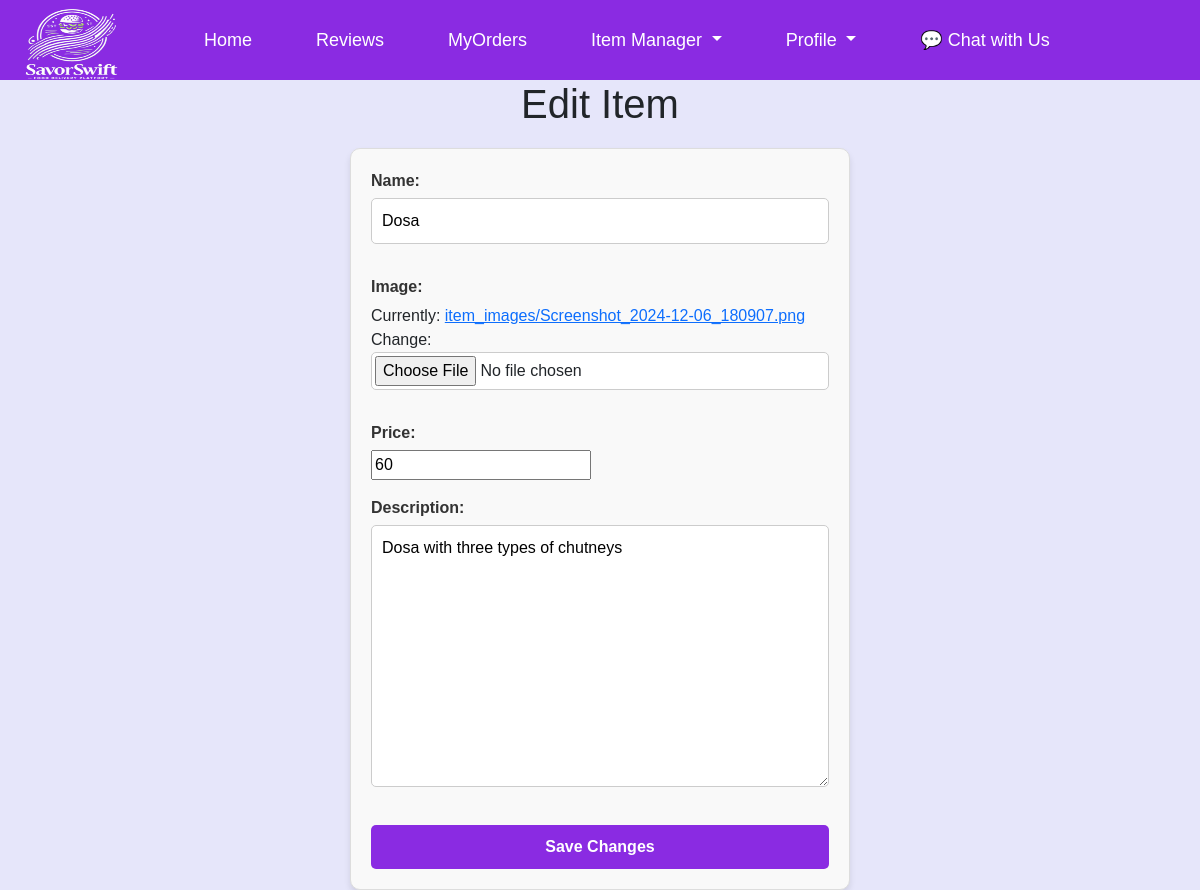
The app's page /restaurantapp/edit/1/ with its own data.
### restaurantapp/models.py (models this page shows, shortened)
class Item(models.Model):
    name = models.CharField(max_length=255)
    image = models.ImageField(upload_to='item_images/')
    price=models.BigIntegerField(default=0)
    description = models.TextField()
    restaurant_user = models.ForeignKey(User, on_delete=models.CASCADE)

### restaurantapp/views.py (the view)
# urls.py: path('edit/<int:item_id>/', views.edit_item, name='edit_item'),
def edit_item(request, item_id):
    item = get_object_or_404(Item, id=item_id)
    if request.method == 'POST':
        form = ItemForm(request.POST, request.FILES, instance=item)
        if form.is_valid():
            form.save()
            return redirect(reverse('restaurantapp:item_list'))
    else:
        form = ItemForm(instance=item)
    return render(request, 'restaurantapp/edit_item.html', {'form': form, 'item': item})

### restaurantapp/forms.py
class ItemForm(forms.ModelForm):
    class Meta:
        model = Item
        fields = ['name', 'image', 'price', 'description']

### templates/restaurantapp/edit_item.html (shortened to what this page needs)
{% extends 'NavBar/restaurantnavbar.html' %}
{% load static %}
    {% block body %}
</head>
<body>
<h1>Edit Item</h1>
<form method="post" enctype="multipart/form-data" class="add-item-form">
    {{ form.as_p }}
    <button type="submit" class="submit-button">Save Changes</button>
</form>
{% endblock %}

### templates/navbar/restaurantnavbar.html (style rules this page uses)
body, html { background-color: #e6e6fa; }

### templates/restaurantapp/edit_item.html (style rules this page uses)
body { font-family: Arial, sans-serif; }
h1 { text-align: center; margin-bottom: 20px; font-weight: 500; }
.add-item-form { max-width: 500px; margin: 0 auto; padding: 20px; border: 1px solid #ddd; border-radius: 10px; background-color: #f9f9f9; box-shadow: 0 4px 6px rgba(0, 0, 0, 0.1); }
.add-item-form label { display: block; margin-bottom: 5px; font-weight: bold; color: #333; }
.add-item-form input[type="text"], .add-item-form input[type="file"], .add-item-form textarea, .add-item-form select { width: 100%; padding: 10px; margin-bottom: 15px; border: 1px solid #ccc; border-radius: 5px; font-size: 16px; background-color: #fff; box-sizing: border-box; }
.add-item-form input[type="file"] { padding: 3px; }
.add-item-form textarea { resize: vertical; }
.submit-button { display: block; width: 100%; padding: 10px 15px; font-size: 16px; color: #fff; background-color: #8a2be2; border: none; border-radius: 5px; cursor: pointer; font-weight: bold; }

### records on screen
Item: name "Dosa", price "60", description "Dosa with three types of chutneys"
